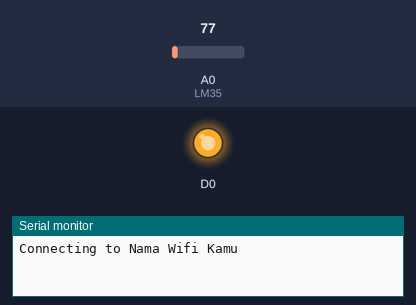
A sketch run on a simulated ESP8266 (NodeMCU). Shown: output pins drawn as LEDs (lit = HIGH), the last lines printed to the serial monitor. Inputs (shaded band) come from the test bench; at power-on: A0 (LM35) = 77. WiFi joins after 1.5 s; servers stay silent unless stated; uploads are accepted with an empty reply.

Above: at 0.1 s.
At 2.9 s:
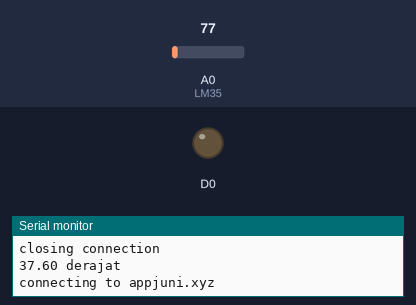
Timing chart, 0 to 4.4 s (numbered marks = the images above):
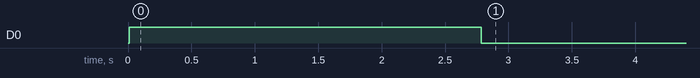

Measured:
- by itself, D0: HIGH → LOW at 2.8 s

The sketch:

nodemcu.ino
```cpp
#include <ESP8266WiFi.h>

#define LM35  A0

const char* ssid     = "Nama Wifi Kamu";
const char* password = "Password Wifi Kamu";

const char* host = "appjuni.xyz";

WiFiClient client;
const int httpPort = 80;
String url, urlmonitor;

float data, suhu;
unsigned long timeout;

void setup() {
  Serial.begin(9600);
  delay(10);
  pinMode(LM35, INPUT);
  pinMode(D0, OUTPUT);
  digitalWrite(D0, HIGH);

  // We start by connecting to a WiFi network
  Serial.println();
  Serial.println();
  Serial.print("Connecting to ");
  Serial.println(ssid);

  WiFi.mode(WIFI_STA);
  WiFi.begin(ssid, password);

  while (WiFi.status() != WL_CONNECTED) {
    delay(500);
    Serial.print(".");
  }

  Serial.println("");
  Serial.println("WiFi connected");
  Serial.println("IP address: ");
  Serial.println(WiFi.localIP());
}

void baca_suhu(){
  data = analogRead(LM35);
  suhu = (data * 500) / 1024;
  Serial.print(suhu);
  Serial.println(" derajat");

    Serial.print("connecting to ");
  Serial.println(host);

  if (!client.connect(host, httpPort)) {
    Serial.println("connection failed");
    //return;
  }

// We now create a URI for the request
  urlmonitor = "/nodemcu/Get/getSensor?nilai_sensor=";
  urlmonitor += suhu;

  Serial.print("Requesting URL: ");
  Serial.println(urlmonitor);

// This will send the request to the server
  client.print(String("GET ") + urlmonitor + " HTTP/1.1\r\n" +
               "Host: " + host + "\r\n" +
               "Connection: close\r\n\r\n");
  timeout = millis();
  while (client.available() == 0) {
    if (millis() - timeout > 5000) {
      Serial.println(">>> Client Timeout !");
      client.stop();
      return;
    }
  }

// Read all the lines of the reply from server and print them to Serial
  while(client.available()){
    String line = client.readStringUntil('\r');
    Serial.print(line);
  }

  Serial.println();
  Serial.println("closing connection");
  Serial.println();
  delay(1000);
}

void loop() {
  Serial.print("connecting to ");
  Serial.println(host);

  if (!client.connect(host, httpPort)) {
    Serial.println("connection failed");
    //return;
  }

// We now create a URI for the request
  url = "/nodemcu/Baca/baca";

  Serial.print("Requesting URL: ");
  Serial.println(url);

// This will send the request to the server
  client.print(String("GET ") + url + " HTTP/1.1\r\n" +
               "Host: " + host + "\r\n" +
               "Connection: close\r\n\r\n");
  timeout = millis();
  while (client.available() == 0) {
    if (millis() - timeout > 5000) {
      Serial.println(">>> Client Timeout !");
      client.stop();
      return;
    }
  }

// Read all the lines of the reply from server and print them to Serial
  while(client.available()){
//    String line = client.readStringUntil('\r');
//    Serial.print(line);
    if(client.find("ON")){
      digitalWrite(D0,HIGH);     //lampu on
      Serial.println("Lampu ON");
    }else{
      digitalWrite(D0,LOW);    //lampu off
      Serial.println("Lampu OFF");
    }
  }

  Serial.println();
  Serial.println("closing connection");
  Serial.println();

  baca_suhu();

}
```
